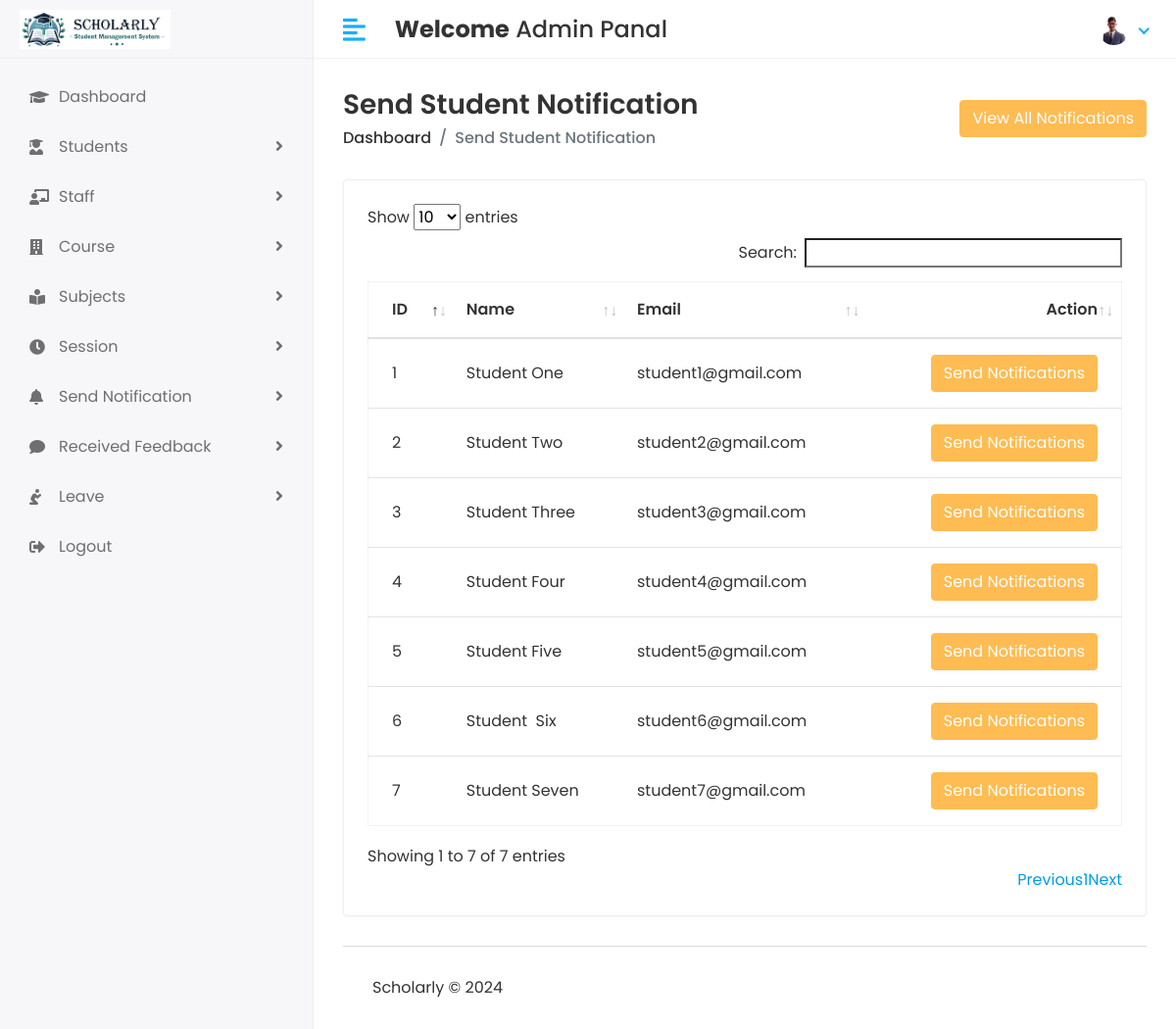
/hod/student/send_notification (signed in), run on the app's committed database.
### main/models.py (models this page shows, shortened)
class CustomUser(AbstractUser):
    USERTYPE = (
        ('1','HOD'),
        ('2','Staff'),
        ('3','Student'),
    )
    user_type = models.CharField(choices= USERTYPE, max_length= 50, default= '1')
    profile_pic = models.ImageField(upload_to='media/profile_pic')

class Student(models.Model):
    admin = models.OneToOneField(CustomUser, on_delete=models.CASCADE)
    address = models.CharField(max_length= 100)
    gender = models.CharField(max_length= 100)
    date_of_birth = models.DateField(null=True)
    course_id = models.ForeignKey(Course, on_delete=models.DO_NOTHING)
    session_year_id = models.ForeignKey(Session_year, on_delete=models.DO_NOTHING)
    created_date = models.DateTimeField(auto_now_add=True)
    updated_date = models.DateTimeField(auto_now=True)

### hod/views.py (the view)
# urls.py: path("student/send_notification",student_send_notification, name='student_send_notification'),
@login_required(login_url='/')
def student_send_notification(request):
    student = Student.objects.all()
    seen_student_notification = Student_Notification.objects.all().order_by('-id')[0:5]
    context = {'student':student, 'seen_student_notification':seen_student_notification}
    return render(request, 'HOD/student_send_notification.html',context)

### templates/HOD/student_send_notification.html (shortened to what this page needs)
{% extends 'base.html' %}
{% load static %}
{% block content %}
                  <div class="page-header">
                  <div class="row align-items-center">
                     <div class="col">
                        <h3 class="page-title">Send Student Notification</h3>
                        <ul class="breadcrumb">
                           <li class="breadcrumb-item"><a href="{% url 'hod_home' %}">Dashboard</a></li>
                           <li class="breadcrumb-item active">Send Student Notification</li>
                        </ul>
                     </div>
                     <div class="col-auto text-right float-right ml-auto">
                       <button type="button" class="btn btn-primary" data-toggle="modal" data-target="#exampleModal">
                        View All Notifications
                        </button>
                     </div>
                  </div>
               </div>
      <div class="row">
                  <div class="col-sm-12">
                     <div class="card card-table">
                        <div class="card-body">
                           <div class="table-responsive">
                              <table class="table table-hover table-center mb-0" id="table_id">
                                 <thead>
                                    <tr>
                                       <th>ID</th>
                                       <th>Name</th>
                                       <th>Email</th>
                                       <th class="text-right">Action</th>
                                    </tr>
                                 </thead>
                                 <tbody>
                                    {% for i in student %}
                                    <tr>
                                       <td>{{ i.id }}</td>
                                       <td>{{ i.admin.first_name }}&nbsp;{{ i.admin.last_name}}</td>
                                       <td>{{ i.admin.email }}</td>
                                       <td class="text-right">
                                        <button type="button" class="btn btn-primary" data-toggle="modal" data-target="#send_notification_model-{{forloop.counter}}">Send Notifications</button>                                       </td>
                                    </tr>
                                    {% endfor %}
                                 </tbody>
                              </table>
                           </div>
                        </div>
                     </div>
                  </div>
               </div>
 {% endblock %}

### templates/Layouts/header.html (shortened to what this page needs)
{% load static %}
<div class="header">
    <div class="header-left">
      {% if user.user_type == '1' %}
        <a href="{% url 'hod_home' %}" class="logo">
            <img src="{% static 'assets/img/Logos/scholarly logo 2.jpg' %}" alt="Logo">
        </a>
        {% endif %}
    </div>
        <a href="javascript:void(0);" id="toggle_btn">
            <i class="fas fa-align-left"></i>
        </a>
    <div class="top-nav-search mt-3">
        <h4><strong>Welcome</strong>&nbsp;<span>{{ user.first_name }}&nbsp;{{ user.last_name }}</span></h4>
    </div>
        <ul class="nav user-menu">
               <li class="nav-item dropdown noti-dropdown">
                  <a href="#" class="dropdown-toggle nav-link" data-toggle="dropdown">
                  </a>
               </li>
               <li class="nav-item dropdown has-arrow">
                  <a href="#" class="dropdown-toggle nav-link" data-toggle="dropdown">
                      {% if user.profile_pic == " " %}
                        <span class="user-img"><img class="rounded-circle" src="{%static 'assets/img/profiles/NoImage.jpg' %}" width="31" alt="{{user.first_name}}&nbsp;{{user.last_name}}"></span>
                      {% else %}
                        <span class="user-img"><img class="rounded-circle" src="/{{ user.profile_pic }}" width="31" alt="{{user.first_name}}&nbsp;{{user.last_name}}"></span>
                      {% endif %}
                  </a>
               </li>
            </ul>
         </div>

### static/assets/css/style.css (style rules this page uses)
html { height: 100%; }
body { background-color: #fff; color: #333; font-family: 'Poppins', sans-serif; font-size: 1rem; height: 100%; line-height: 1.5; overflow-x: hidden; }
h1, h2, h3, h4, h5, h6 { font-family: 'Poppins', sans-serif; margin-top: 0; }
a { color: #009ce7; }
input, button, a { transition: all 0.4s ease; -moz-transition: all 0.4s ease; -o-transition: all 0.4s ease; -ms-transition: all 0.4s ease; -webkit-transition: all 0.4s ease; }
input, input:focus, button, button:focus { outline: none; }
ul, ol { padding: 0px; list-style: none; }
.table { color: #333; max-width: 100%; margin-bottom: 0; width: 100%; }
.table.dataTable { border-collapse: collapse !important; border: 1px solid rgba(0, 0, 0, 0.05); }
.table thead tr th { font-weight: 600; }
.table tbody tr { border-bottom: 1px solid rgba(0, 0, 0, 0.05); }
.table.table-center td, .table.table-center th { vertical-align: middle; }
.card-table .card-body .table > thead > tr > th { border-top: 0; }
.card-table .card-body .table tr td:first-child, .card-table .card-body .table tr th:first-child { padding-left: 1.5rem; }
.card-table .card-body .table tr td:last-child, .card-table .card-body .table tr th:last-child { padding-right: 1.5rem; }
.card-table .table td, .card-table .table th { border-top: 1px solid #e2e5e8; padding: 1rem 0.75rem; white-space: nowrap; }
.btn-primary { background-color: #FFBC53; border: 1px solid #FFBC53; }
.card { border: 1px solid #ececf5; box-shadow: 0 1px 3px 0 rgba(0, 0, 0, 0.03); margin-bottom: 1.875rem; }
.card-body { padding: 1.5rem; }
.header { background-color: #fff; border-bottom: 1px solid #f3f3f4; left: 0; position: fixed; right: 0; top: 0; z-index: 1001; height: 60px; }
.header .header-left { float: left; height: 60px; padding: 0 20px; position: relative; width: 320px; z-index: 1; transition: all 0.2s ease-in-out; background-color: #f7f7fa; border-bottom: 1px solid #efefef; border-right: 1px solid #ececf5; display: flex; align-items: center; }
.header .header-left .logo { display: inline-block; line-height: 60px; }
.header .header-left .logo img { max-height: 40px; width: auto; }
.header .dropdown-toggle:after { display: none; }
.header .has-arrow .dropdown-toggle:after { border-top: 0; border-left: 0; border-bottom: 2px solid #18aefa; border-right: 2px solid #18aefa; content: ''; height: 8px; display: inline-block; pointer-events: none; -webkit-transform-origin: 66% 66%; -ms-transform-origin: 66% 66%; transform-origin: 66% 66%; -webkit-transform: rotate(45deg); -ms-transform: rotate(45deg); transform: rotate(45deg); -webkit-transition: all 0.15s ease-in-out; transition: all 0.15s ease-in-out; width: 8px; vertical-align: 0px; }
.user-menu { float: right; margin: 0; position: relative; z-index: 99; padding-right: 15px; }
.user-menu.nav > li > a { color: #a0a0a0; font-size: 14px; line-height: 58px; padding: 0 15px; height: 60px; }
.user-img { margin-right: 3px; position: relative; }
.top-nav-search { float: left; margin-left: 15px; }
.page-header { margin-bottom: 1.875rem; }
.page-header .breadcrumb { background-color: transparent; color: #6c757d; font-size: 1rem; font-weight: 500; margin-bottom: 0; padding: 0; }
.page-header .breadcrumb a { color: #333; }
.page-title { font-size: 28px; font-weight: 600; color: #333; margin-bottom: 5px; }
@media (min-width: 992px) { #toggle_btn { align-items: center; color: #18aefa; display: inline-flex; float: left; font-size: 26px; height: 60px; justify-content: center; margin-left: 15px; padding: 0 15px; } }

### data on the page
CustomUser: first_name "Admin", last_name "Panal", profile_pic (picture)
Student: id "1", admin.first_name "Student", admin.last_name "One", admin.email "student1@gmail.com"
Student: id "2", admin.first_name "Student", admin.last_name "Two", admin.email "student2@gmail.com"
Student: id "3", admin.first_name "Student", admin.last_name "Three", admin.email "student3@gmail.com"
Student: id "4", admin.first_name "Student", admin.last_name "Four", admin.email "student4@gmail.com"
Student: id "5", admin.first_name "Student", admin.last_name "Five", admin.email "student5@gmail.com"
Student: id "6", admin.first_name "Student", admin.last_name "Six", admin.email "student6@gmail.com"
Student: id "7", admin.first_name "Student", admin.last_name "Seven", admin.email "student7@gmail.com"
